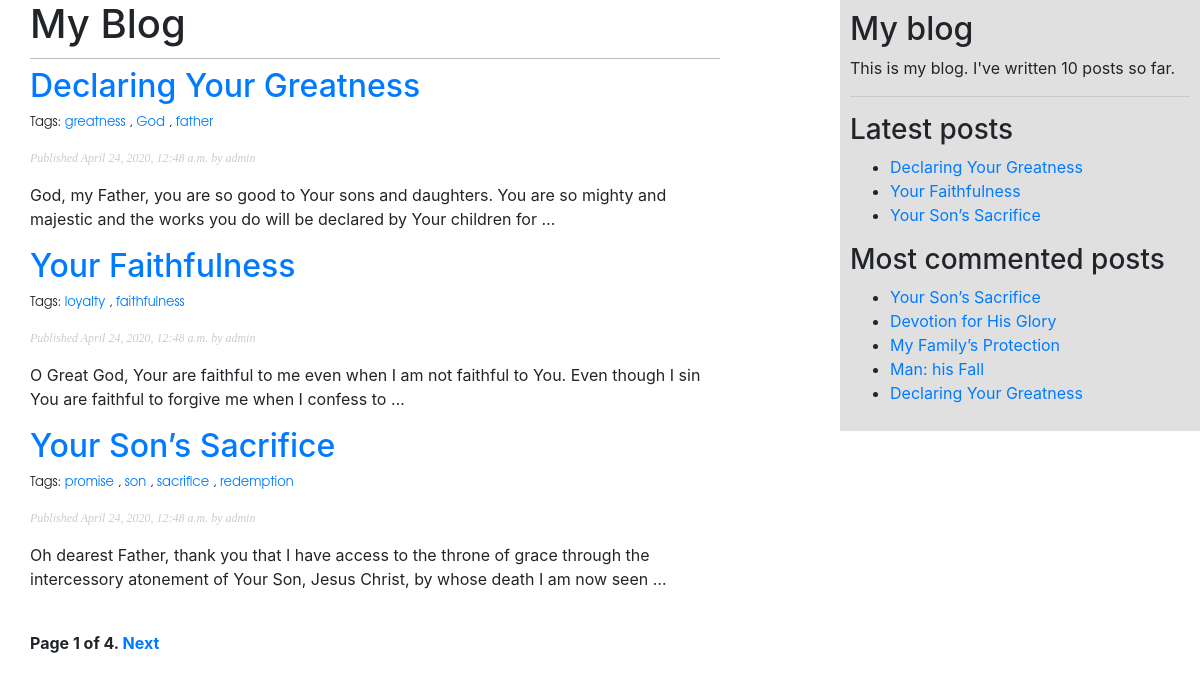
Page /BlogApp/ on the earlier database version.
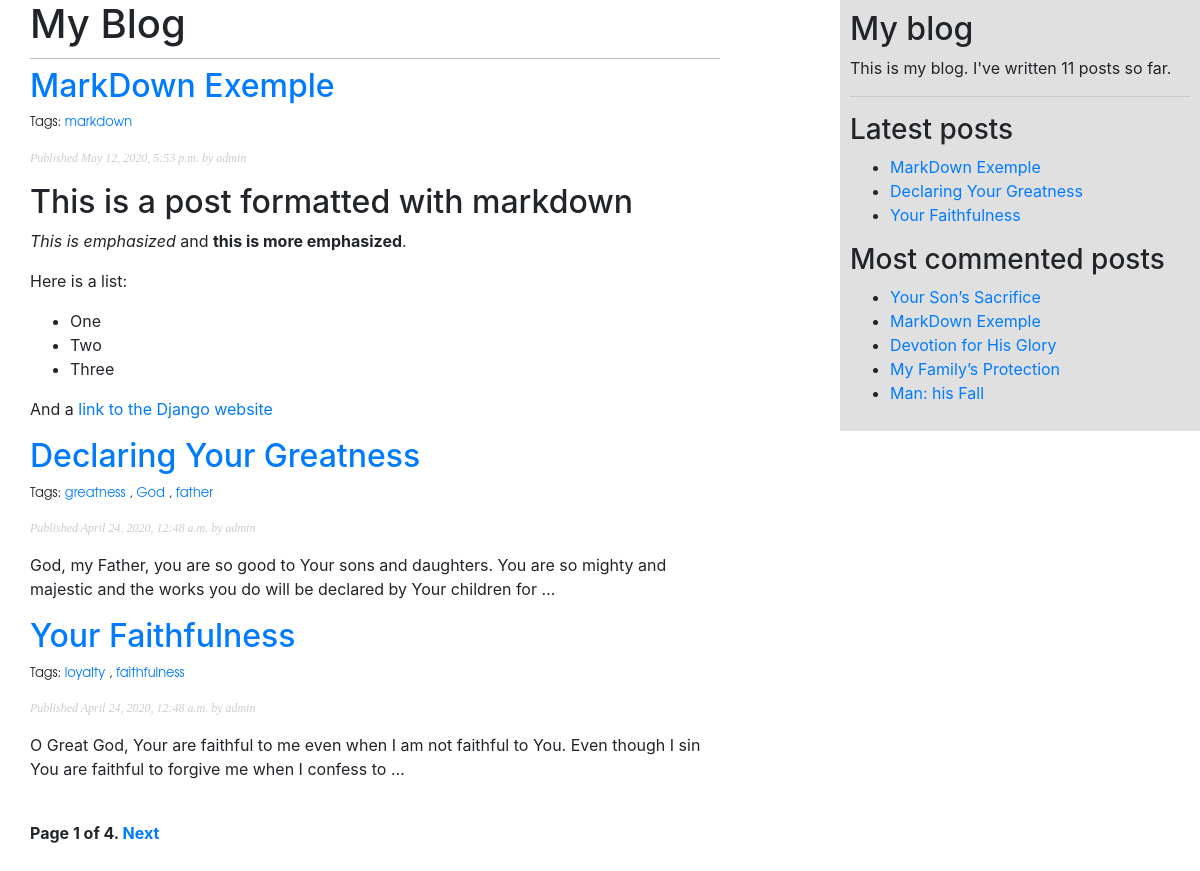
Same page on the later database version.
### BlogApp/models.py (models this page shows, shortened)
class Post(models.Model):
    STATUS_CHOICES = (
        ('draft', 'Draft'),
        ('published', 'Published'),
    )
    title = models.CharField(max_length=250)
    slug = models.SlugField(max_length=250,
                            unique_for_date='publish')
    author = models.ForeignKey(User,
                               on_delete=models.CASCADE,
                               related_name='blog_posts')
    body = models.TextField()
    publish = models.DateTimeField(default=timezone.now)
    created = models.DateTimeField(auto_now_add=True)
    updated = models.DateTimeField(auto_now=True)
    status = models.CharField(max_length=10,
                              choices=STATUS_CHOICES,
                              default='draft')
    objects = models.Manager()
    published = PublishedManager()
    tags = TaggableManager()
    class Meta:
        ordering = ('-publish',)
    def get_absolute_url(self):
        return reverse('BlogApp:post_detail',
                       args=[self.publish.year,
                             self.publish.month,
                             self.publish.day,
                             self.slug])

### BlogApp/views.py (the view)
# urls.py: path('', views.post_list, name='post_list'),
def post_list(request, tag_slug=None):
    published_posts = Post.published.all()
    tag = None
    if tag_slug:
        tag = get_object_or_404(Tag, slug=tag_slug)
        published_posts = published_posts.filter(tags__in=[tag])
    paginator = Paginator(published_posts, 3)
    page = request.GET.get('page')
    try:
        posts = paginator.page(page)
    except PageNotAnInteger:
        posts = paginator.page(1)
    except EmptyPage:
        posts = paginator.page(paginator.num_pages)
    return render(request, 'BlogApp/post/list.html', {'page': page,
                                                      'posts': posts,
                                                      'tag': tag})

### BlogApp/models.py (called while the page is built)
    def get_queryset(self):
        return super().get_queryset().filter(status='published')

### BlogApp/templatetags/blog_tags.py (called while the page is built)
@register.simple_tag
def total_posts():
    return Post.published.count()

@register.inclusion_tag('BlogApp/post/latest_post.html')
def show_latest_posts(count=5):
    latest_posts = Post.published.order_by('-publish')[:count]
    return {'latest_posts': latest_posts}

@register.simple_tag
def get_most_commented_posts(count=5):
    return Post.published.annotate(
        total_comments=Count('comments')
    ).order_by('-total_comments')[:count]

@register.filter(name='markdown')
def markdown_format(text):
    return mark_safe(markdown.markdown(text))

### BlogApp/templates/BlogApp/post/list.html (shortened to what this page needs)
{% extends "BlogApp/base.html" %}
{% load blog_tags %}
{% block content %}
    <h1>My Blog</h1>
    {% for post in posts %}
        <h2>
            <a href="{{ post.get_absolute_url }}">
                {{ post.title }}
            </a>
        </h2>
        <p class="tags">
            Tags:
            {% for tag in post.tags.all %}
                <a href="{% url "BlogApp:post_list_by_tag" tag.slug %}">
                    {{ tag.name }}
                </a>
                {% if not forloop.last %}, {% endif %}
            {% endfor %}
        </p>
        <p class="date">
            Published {{ post.publish }} by {{ post.author }}
        </p>
        {{ post.body|markdown|truncatewords_html:30 }}
    {% endfor %}
    {% include "pagination.html" with page=posts %}
{% endblock %}

### BlogApp/templates/BlogApp/base.html (shortened to what this page needs)
{% load blog_tags %}
{% load static %}
<!DOCTYPE html>
<html lang="en">
<head>
    <link href="{% static "css/reset.css" %}" rel="stylesheet">
    <link href="{% static "css/BlogApp.css" %}" rel="stylesheet">
    <link href="{% static '/css/bootstrap.min.css' %}" rel="stylesheet">
</head>
<body>
<div id="content">
    {% block content %}
    {% endblock %}
</div>
<div id="sidebar">
    <h2>My blog</h2>
    <p>This is my blog. I've written {% total_posts %} posts so far.</p>
    <hr>
    <h3>Latest posts</h3>
    {% show_latest_posts 3 %}
    <h3>Most commented posts</h3>
    {% get_most_commented_posts as most_commented_posts %}
    <ul>
        {% for post in most_commented_posts %}
            <li>
                <a href="{{ post.get_absolute_url }}">{{ post.title }}</a>
            </li>
        {% endfor %}
    </ul>
</div>
</body>
</html>

### BlogApp/templates/BlogApp/post/latest_post.html
<ul>
    {% for post in latest_posts %}
        <li>
            <a href="{{ post.get_absolute_url }}">{{ post.title }}</a>
        </li>
    {% endfor %}
</ul>

Differences in the rows shown:
no longer on one of the page's lists (row unchanged): Post: title "Declaring Your Greatness"
no longer on one of the page's lists (row unchanged): Post: title "Your Son’s Sacrifice", publish "April 24, 2020, 12:48 a.m.", author "admin", body "Oh dearest Father, thank you that I have access to the throne of grace through the intercessory atonement of Your Son, Jesus Christ, by whose death I am now seen …"
added Post: title "MarkDown Exemple", publish "May 12, 2020, 5:53 p.m.", author "admin", body "This is a post formatted with markdown This is emphasized and this is more emphasized . Here is a list: One Two Three And a link to the Django website"
added Tag: name "markdown", shown under "MarkDown Exemple"
computed for Post "Your Son’s Sacrifice": loses Tag (name "promise"); loses Tag (name "son"); loses Tag (name "sacrifice"); loses Tag (name "redemption")
Other differences:
text no longer shown: "10"
text now shown: "11"
